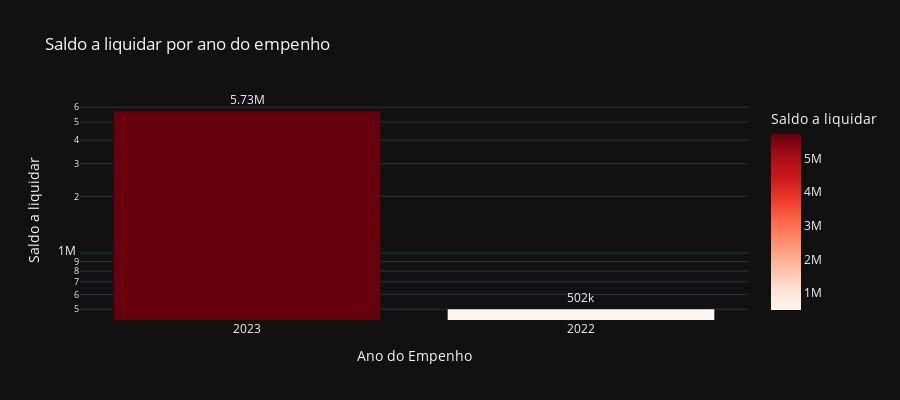

Notebook code cell kept with this figure:
### Code cell
# Saldo a liquidar por ano
cols = ['ANO', 'A_LIQUIDAR']

df_aux = df.loc[:, cols].groupby('ANO').sum().sort_values(by= 'A_LIQUIDAR', ascending=False).reset_index()
df_aux = df_aux[df_aux['A_LIQUIDAR'] > 0]
fig = px.bar(df_aux, 
             x='ANO', 
             y='A_LIQUIDAR',
             title='Saldo a liquidar por ano do empenho',
             labels={'ANO':'Ano do Empenho', 'A_LIQUIDAR':'Saldo a liquidar'},
             text_auto='.3s',
             height=400,
             log_y=True,
             color='A_LIQUIDAR',
             color_continuous_scale = 'reds',
             template='plotly_dark')
fig.update_traces(textposition = 'outside', cliponaxis = False, hovertemplate=None)
fig.update_layout(hovermode="x unified")

fig.show()

### Figure 1 — Plotly figure (JSON) as saved in the notebook; plotly's stock layout.template omitted (floating-point values rounded to 4 significant figures)
{"data": [{"alignmentgroup": "True", "cliponaxis": false, "legendgroup": "", "marker": {"color": [5727000.0, 501600.0], "coloraxis": "coloraxis", "pattern": {"shape": ""}}, "name": "", "offsetgroup": "", "orientation": "v", "showlegend": false, "textposition": "outside", "texttemplate": "%{y:.3s}", "type": "bar", "x": ["2023", "2022"], "xaxis": "x", "y": [5727000.0, 501600.0], "yaxis": "y"}], "layout": {"barmode": "relative", "coloraxis": {"colorbar": {"title": {"text": "Saldo a liquidar"}}, "colorscale": [[0, "rgb(255,245,240)"], [0.125, "rgb(254,224,210)"], [0.25, "rgb(252,187,161)"], [0.375, "rgb(252,146,114)"], [0.5, "rgb(251,106,74)"], [0.625, "rgb(239,59,44)"], [0.75, "rgb(203,24,29)"], [0.875, "rgb(165,15,21)"], [1, "rgb(103,0,13)"]]}, "height": 400, "hovermode": "x unified", "legend": {"tracegroupgap": 0}, "title": {"text": "Saldo a liquidar por ano do empenho"}, "xaxis": {"anchor": "y", "domain": [0, 1], "title": {"text": "Ano do Empenho"}}, "yaxis": {"anchor": "x", "domain": [0, 1], "title": {"text": "Saldo a liquidar"}, "type": "log"}}}
